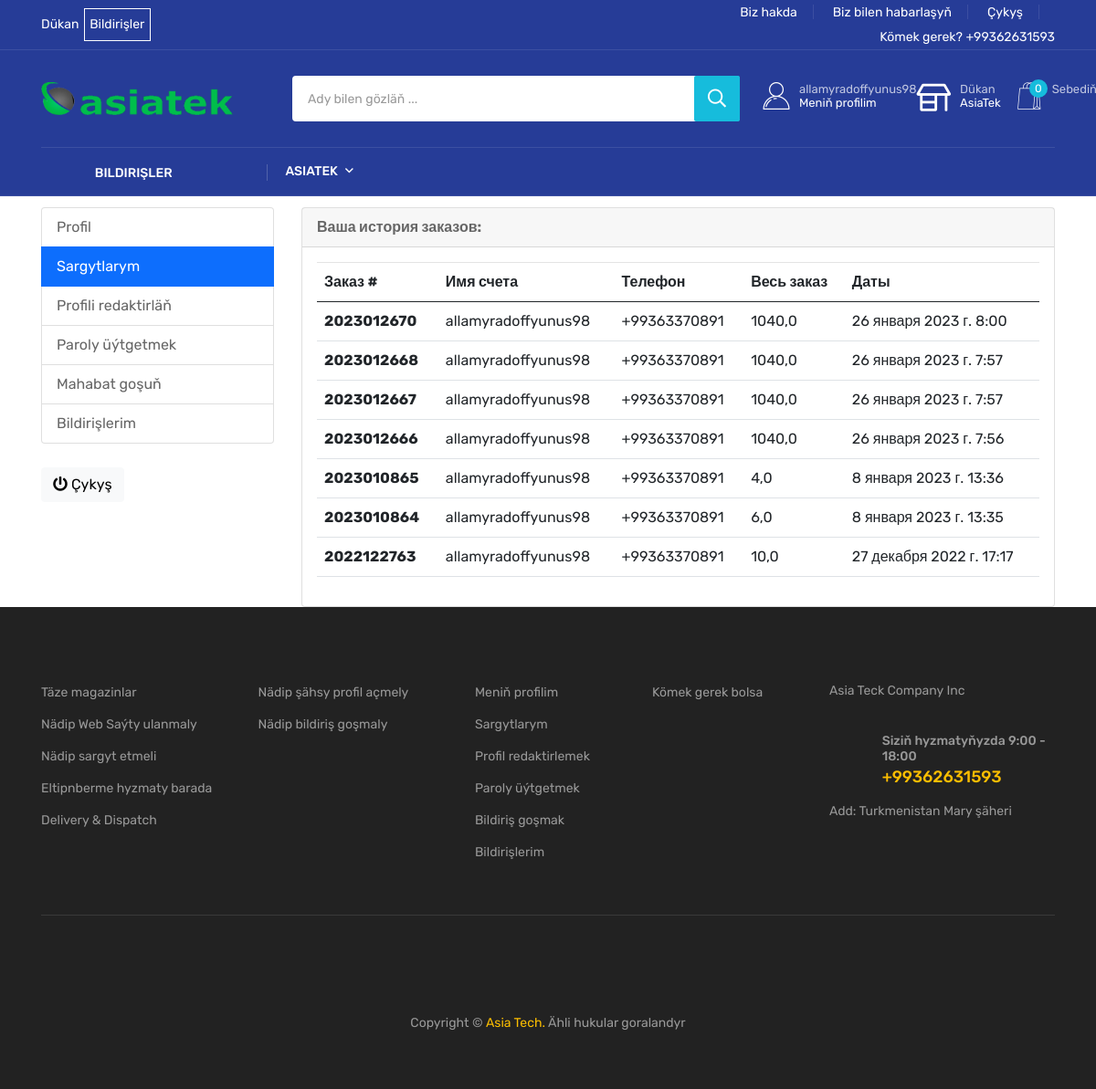
The app's page /accounts/my_orders/ (signed in) with its own data.
### banner/models.py (models this page shows)
class Logo(models.Model):
    image = models.ImageField(
        upload_to="store_banner/", blank=True, null=True)
    image_mobile = models.ImageField(
        upload_to="store_banner/", blank=True, null=True)

### accounts/models.py (models this page shows, shortened)
class Account(AbstractBaseUser):
    first_name = models.CharField(max_length=50)
    last_name = models.CharField(max_length=50)
    username = models.CharField(max_length=50)
    email = models.EmailField(max_length=100, unique=True)
    phone_number = models.CharField(max_length=50, unique=True)
    date_joined = models.DateTimeField(auto_now_add=True)
    last_login = models.DateTimeField(auto_now_add=True)
    is_admin = models.BooleanField(default=False)
    is_staff = models.BooleanField(default=False)
    is_active = models.BooleanField(default=False)
    is_superadmin = models.BooleanField(default=False)
    USERNAME_FIELD = 'phone_number'
    REQUIRED_FIELDS = ['username', 'first_name', 'last_name']
    objects = MyAccountManager()

### orders/models.py (models this page shows, shortened)
class Order(models.Model):
    STATUS = (
        ('New', 'New'),
        ('Accepted', 'Accepted'),
        ('Completed', 'Completed'),
        ('Cancelled', 'Cancelled'),
    )
    user = models.ForeignKey(Account, on_delete=models.SET_NULL, null=True)
    payment = models.ForeignKey(Payment, on_delete=models.SET_NULL, blank=True, null=True)
    order_number = models.CharField(max_length=20)
    first_name = models.CharField(max_length=50)
    last_name = models.CharField(max_length=50)
    phone = models.CharField(max_length=15)
    email = models.EmailField(max_length=50)
    address_line_1 = models.CharField(max_length=60)
    state = models.CharField(max_length=50)
    order_note = models.CharField(max_length=100, blank=True)
    order_total = models.FloatField()
    status = models.CharField(max_length=10, choices=STATUS, default='New')
    ip = models.CharField(blank=True, max_length=20)
    is_ordered = models.BooleanField(default=True)
    created_at = models.DateTimeField(auto_now_add=True)
    updated_at = models.DateTimeField(auto_now=True)

### accounts/views.py (the view)
# urls.py: path('my_orders/', my_orders, name="my_orders"),
def my_orders(request):
    logo = Logo.objects.all()
    ads_cat = CategoryAd.objects.all()
    if request.user.is_authenticated:
        cart_items = CartItem.objects.filter(user=request.user, is_active=True)
    else:
        cart_items = 0
    order = Order.objects.filter(
        user_id=request.user, is_ordered=True).order_by('-created_at')
    context = {
        'order': order,
        'logo':logo,
        'cart_items': cart_items,
        'ads_cat':ads_cat
    }
    return render(request, 'accounts/my_orders.html', context)

### carts/context_processors.py (called while the page is built)
def counter(request):
    cart_count = 0
    if 'admin' in request.path:
        return {}
    else:
        try:
            cart = Cart.objects.filter(cart_id=_cart_id(request))
            if request.user.is_authenticated:
                cart_items = CartItem.objects.all().filter(user=request.user)
            else:
                cart_items = CartItem.objects.all().filter(cart=cart[:1])
            for cart_item in cart_items:
                cart_count += cart_item.quantity
        except Cart.DoesNotExist:
            cart_count = 0
    return dict(cart_count=cart_count)

### carts/views.py (called while the page is built)
def _cart_id(request):
    cart = request.session.session_key
    if not cart:
        cart = request.session.create()
    return cart

### templates/accounts/my_orders.html (shortened to what this page needs)
{% extends 'base.html' %}
{% load static %}
{% block content %}
<section class="section-conten padding-y bg" style="margin-top: 1%;">
    <div class="container">
        <div class="row">
            {% include 'include/dashboard_sidebar.html' %}
            <main class="col-md-9">
                <article class="card">
                    <header class="card-header">
                        <strong class="d-inline-block mr-3">Ваша история заказов:</strong>
                    </header>
                    <div class="card-body">
                        <div class="row">
                            <div class="col-md-12">
                               <table class="table table-hover">
                                    <thead>
                                        <tr>
                                            <th scope="col">Заказ #</th>
                                            <th scope="col">Имя счета</th>
                                            <th scope="col">Телефон</th>
                                            <th scope="col">Весь заказ</th>
                                            <th scope="col">Даты</th>
                                        </tr>
                                    </thead>
                                    <tbody>
                                        {% for i in order %}
                                        <tr>
                                            <th scope="row"><a href="{% url 'order_detail' i.id %}">{{i.order_number}}</a> </th>
                                            <td>{{request.user.first_name}}</td>
                                            <td>{{request.user.phone_number}}</td>
                                            <td>{{i.order_total}}</td>
                                            <td>{{i.created_at}}</td>
                                        </tr>
                                        {% endfor %}
                                    </tbody>
                               </table>
                            </div>
                        </div>
                    </div>
        </div>
    </div>
</section>
{% endblock %}

### templates/include/header.html (shortened to what this page needs)
{%load static %}
<header class="header d-blue-bg">
    <div class="header-top">
        <div class="container 0">
            <div class="header-inner">
                <div class="row align-items-center">
                    <div class="col-xl-6 col-lg-7">
                        <div class="header-inner-start">
                            <div class="support d-none d-sm-block">
                                <p><a href="{% url 'store' %}">Dükan</a></p>
                            </div>
                            <div class="support d-none d-sm-block"
                                style="margin-left: 1%; border: 1px solid #fff; padding: 1%;">
                                <p><a href="{% url 'all_ads' %}">Bildirişler</a></p>
                            </div>
                        </div>
                    </div>
                    <div class="col-xl-6 col-lg-5 d-none d-lg-block">
                        <div class="header-inner-end text-md-end">
                            <div class="ovic-menu-wrapper ovic-menu-wrapper-2">
                                <ul>
                                    <li><a href="about.html">Biz hakda</a></li>
                                    <li><a href="contact.html">Biz bilen habarlaşyň</a></li>
                                    <li><a href="{% url 'logout' %}">Çykyş</a></li>
                                    <li><a href="tel:+99362631593">Kömek gerek? +99362631593</a></li>
                                </ul>
                            </div>
                        </div>
                    </div>
                </div>
            </div>
        </div>
    </div>
    <div class="header-mid">
        <div class="container">
            <div class="heade-mid-inner">
                <div class="row align-items-center">
                    <div class="col-xl-3 col-lg-3 col-md-4 col-sm-4">
                        <div class="header__info header__info-2">
                            <div class="logo logo-3">
                                {% for logo in logo %}
                                <a href="/" class="logo-image"><img style="width: 150%;" src="{{logo.image.url}}"
                                        alt="logo"></a>
                                {% endfor %}
                            </div>
                        </div>
                    </div>
                    <div class="col-xl-5 col-lg-4 d-none d-lg-block">
                        <div class="header__search">
                            <form action="{% url 'search' %}">
                                <div class="header__search-box header__search-cat">
                                    <input class="search-input search-input-2" type="text"
                                        placeholder="Ady bilen gözläň ..." name="keyword">
                                    <button class="button button-2 button-3" type="submit"><i
                                            class="far fa-search"></i></button>
                                </div>
                            </form>
                        </div>
                    </div>
                    <div class="col-xl-4 col-lg-5 col-md-8 col-sm-8">
                        <div class="header-action">
                            {% if user.is_authenticated %}
                            <div class="block-userlink">
                                <a class="icon-link icon-link-2" href="{% url 'dashboard' %}">
                                    <i class="flaticon-user"></i>
                                    <span class="text">
                                        <span class="sub">{{user.first_name}} </span>
                                        Meniň profilim </span>
                                </a>
                            </div>
                            {% endif %}
                            <div class="block-wishlist action">
                                <a class="icon-link icon-link-2" href="{% url 'store' %}">
                                    <i class="fas fa-store-alt"></i>
                                    <span class="text">
                                        <span class="sub">Dükan</span>
                                        AsiaTek </span>
                                </a>
                            </div>
                            <div class="block-cart action" style="margin-left: 5%;">
                                <a class="icon-link icon-link-2" href="{% url 'cart'  %}">
                                    <i class="flaticon-shopping-bag"></i>
                                    <span class="count count-2">{{cart_items|length}}</span>
                                    <span class="text">
                                        <span class="sub">Sebediňiz:</span>
                                    </span>
                                </a>
                            </div>
                        </div>
                    </div>
                </div>
            </div>
        </div>
    </div>
    <div class="header__bottom">
        <div class="container">
            <div class="row g-0 align-items-center">
                <div class="col-lg-3">
                    <div class="cat__menu-wrapper side-border d-none d-lg-block">
                        <div class="cat-toggle">
                            <button type="button" class="cat-toggle-btn cat-toggle-btn-1"><i class="fal fa-bars"></i>
                                Bildirişler</button>
                        </div>
                    </div>
                </div>
                <div class="col-lg-6 col-md-6 col-3">
                    <div class="header__bottom-left d-flex d-xl-block align-items-center">
                        <div class="main-menu d-none d-lg-block">
                            <nav>
                                <ul>
                                    <li>
                                        <a href="">AsiaTek <i class="far fa-angle-down"></i></a>
                                    </li>
                                </ul>
                            </nav>
                        </div>
                    </div>
                </div>
            </div>
        </div>
    </div>
</header>

### records on screen
Logo: image (picture)
Account: first_name "allamyradoffyunus98", user.first_name "allamyradoffyunus98", user.phone_number "+99363370891"
Order: order_number "2023012670", order_total "1040,0", created_at "26 января 2023 г. 8:00"
Order: order_number "2023012668", order_total "1040,0", created_at "26 января 2023 г. 7:57"
Order: order_number "2023012667", order_total "1040,0", created_at "26 января 2023 г. 7:57"
Order: order_number "2023012666", order_total "1040,0", created_at "26 января 2023 г. 7:56"
Order: order_number "2023010865", order_total "4,0", created_at "8 января 2023 г. 13:36"
Order: order_number "2023010864", order_total "6,0", created_at "8 января 2023 г. 13:35"
Order: order_number "2022122763", order_total "10,0", created_at "27 декабря 2022 г. 17:17"

### other values on screen
{{ cart_items|length }} "0"
